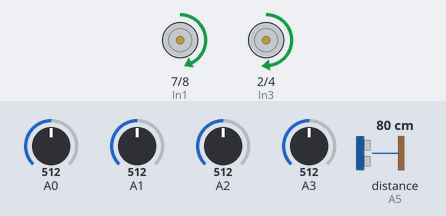
A sketch run on a simulated Arduino Uno, built with avr-gcc and run on an emulated ATmega328P. Shown: motor-driver pin pairs drawn as motors (green arrow = first pin HIGH = forward, orange = second pin HIGH = backward, longer = more drive, scaled by the enable pin). Wiring (inferred from the names in the program): ultrasonic range finder: trigger A4; echo A5. The test bench sets the inputs (shaded band); at power-on: A3 = 512, A0 = 512, A1 = 512, A2 = 512, distance to the obstacle (sensor on A5) 80 cm. The echo pulse lasts 58.3 µs per cm; what the sketch prints to the serial monitor is not drawn.

Above: at 11.2 s.
11.3 s: A3 set to 346
12.8 s: A3 set to 314
At 12.98 s:
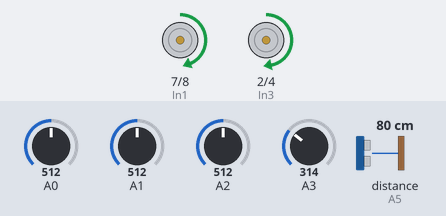
15.8 s: A0 set to 323
At 17.0 s:
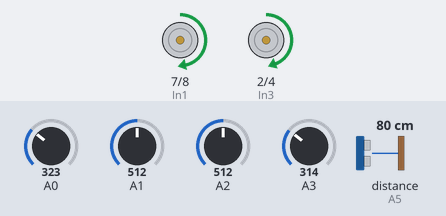
17.4 s: A0 set to 303
At 17.64 s:
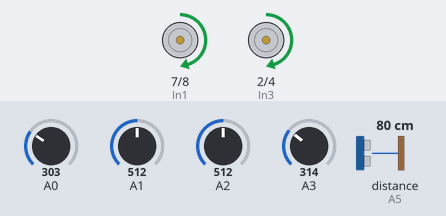
Timing chart, 0 to 20.4 s (numbered marks = the images above; inputs shaded):
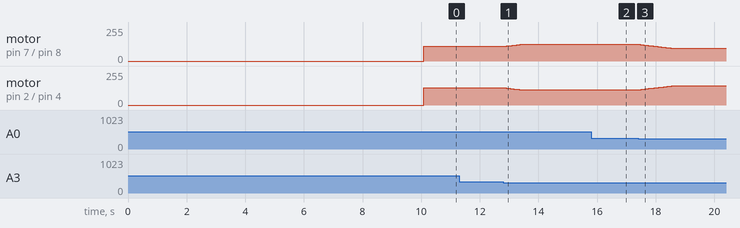

The sketch:

Board_Game_Code.ino
```cpp
#include <SPI.h>         // SPI library
#include <MFRC522.h>     // RFID reader library
#include <QTRSensors.h>  // QTR Sensor Library

QTRSensors qtr;

const uint8_t SensorCount = 4;
uint16_t sensorValues[SensorCount];

//Ultrosonic Sensor
const int trigPin = A4;
const int echoPin = A5;
unsigned long delay_time;
bool timmy = false;

float duration, distance;

//PID
float output;
unsigned long p_time;
bool turn = LOW;
unsigned long prev_time;

//P
bool state_ahead = HIGH;
bool state_back = LOW;
bool state_ahead_2 = HIGH;
bool state_back_2 = LOW;
int target_val = 1500;
int actual_val;
float error;
float p_error;
float p;
float Kp_scale = 0.1;
float m1, m2;
//I
unsigned long dT;
float i;
float Ki_scale = 0.025;
//D
float d;
float Kd_scale = 0.25;

//MPU6050
const int MPU = 0x68;
float GyroZ, accGyroZ, GyroErrorZ;
float elapsedTime_G, currentTime_G, previousTime_G;
unsigned long previousTime_Q;
float yaw, yaw_test;
int c = 0;

//RFID
const int SS_PIN = 10;
const int RST_PIN = 9;
MFRC522 mfrc522(SS_PIN, RST_PIN);
MFRC522::MIFARE_Key key;
int block = 2;
byte blockcontent[16] = { "Last-Minute-Engg" };
byte readbackblock[18];

//Write specific block
int writeBlock(int blockNumber, byte arrayAddress[]) {
  //this makes sure that we only write into data blocks. Every 4th block is a trailer block for the access/security info.
  int largestModulo4Number = blockNumber / 4 * 4;
  int trailerBlock = largestModulo4Number + 3;  //determine trailer block for the sector
  if (blockNumber > 2 && (blockNumber + 1) % 4 == 0) {
    Serial.print(blockNumber);
    Serial.println(" is a trailer block:");
    return 2;
  }
  Serial.print(blockNumber);
  Serial.println(" is a data block:");

  //authentication of the desired block for access
  byte status = mfrc522.PCD_Authenticate(MFRC522::PICC_CMD_MF_AUTH_KEY_A, trailerBlock, &key, &(mfrc522.uid));
  if (status != MFRC522::STATUS_OK) {
    Serial.print("PCD_Authenticate() failed: ");
    Serial.println(mfrc522.GetStatusCodeName(status));
    return 3;  //return "3" as error message
  }

  //writing the block
  status = mfrc522.MIFARE_Write(blockNumber, arrayAddress, 16);
  //status = mfrc522.MIFARE_Write(9, value1Block, 16);
  if (status != MFRC522::STATUS_OK) {
    Serial.print("MIFARE_Write() failed: ");
    Serial.println(mfrc522.GetStatusCodeName(status));
    return 4;  //return "4" as error message
  }
  Serial.println("block was written");
}

//Read specific block
int readBlock(int blockNumber, byte arrayAddress[]) {
  int largestModulo4Number = blockNumber / 4 * 4;
  int trailerBlock = largestModulo4Number + 3;  //determine trailer block for the sector

  //authentication of the desired block for access
  byte status = mfrc522.PCD_Authenticate(MFRC522::PICC_CMD_MF_AUTH_KEY_A, trailerBlock, &key, &(mfrc522.uid));

  if (status != MFRC522::STATUS_OK) {
    Serial.print("PCD_Authenticate() failed (read): ");
    Serial.println(mfrc522.GetStatusCodeName(status));
    return 3;  //return "3" as error message
  }

  //reading a block
  byte buffersize = 18;                                                  //we need to define a variable with the read buffer size, since the MIFARE_Read method below needs a pointer to the variable that contains the size...
  status = mfrc522.MIFARE_Read(blockNumber, arrayAddress, &buffersize);  //&buffersize is a pointer to the buffersize variable; MIFARE_Read requires a pointer instead of just a number
  if (status != MFRC522::STATUS_OK) {
    Serial.print("MIFARE_read() failed: ");
    Serial.println(mfrc522.GetStatusCodeName(status));
    return 4;  //return "4" as error message
  }
  Serial.println("block was read");
}

//Left Motor
const int In1 = 7;
const int In2 = 8;
const int EnA = 6;

//Right Motor
const int In3 = 2;
const int In4 = 4;
const int EnB = 5;

unsigned long motor_delay;
unsigned long pm_time;

int delay_motor;


void setup() {
  Serial.begin(9600);

  pinMode(trigPin, OUTPUT);
  pinMode(echoPin, INPUT);

  SPI.begin();
  mfrc522.PCD_Init();
  for (byte i = 0; i < 6; i++) {
    key.keyByte[i] = 0xFF;
  }

  qtr.setTypeAnalog();
  qtr.setSensorPins((const uint8_t[]){ A0, A1, A2, A3 }, SensorCount);

  for (uint16_t i = 0; i < 400; i++) {
    qtr.calibrate();
  }

  //Motor Left
  pinMode(In1, OUTPUT);
  pinMode(In2, OUTPUT);
  pinMode(EnA, OUTPUT);

  //Motor Right
  pinMode(In3, OUTPUT);
  pinMode(In4, OUTPUT);
  pinMode(EnB, OUTPUT);
}

void loop() {
  analogArray();
  motor();
  distance_timmy();

  if (distance < 30){
    timmy = true;
    if (millis() - pm_time > 10) {
      pm_time = millis();
      analogWrite(EnA, 100);
      analogWrite(EnB, 100);

      digitalWrite(In1, state_ahead);
      digitalWrite(In2, state_back);
      digitalWrite(In3, state_ahead_2);
      digitalWrite(In4, state_back_2);
    }

    if (millis() - pm_time > 20) {
      pm_time = millis();
      digitalWrite(In1, LOW);
      digitalWrite(In2, LOW);
      digitalWrite(In3, LOW);
      digitalWrite(In4, LOW);
    }
  }
  if (timmy == false){
    PID();
  }
  // Look for new cards
  if (!mfrc522.PICC_IsNewCardPresent()) {
    return;
  }
  // Select one of the cards
  if (!mfrc522.PICC_ReadCardSerial()) {
    return;
  }
  Serial.println("card selected");

  //the blockcontent array is written into the card block
  writeBlock(block, blockcontent);

  //read the block back
  readBlock(block, readbackblock);

  //print the block contents
  Serial.print("read block: ");
  for (int j = 0; j < 16; j++) {
    Serial.write(readbackblock[j]);
  }
  Serial.println("");
}

void distance_timmy() {
  if(millis() - delay_time > 100){
    digitalWrite(trigPin, LOW);
    delayMicroseconds(2);
    digitalWrite(trigPin, HIGH);
    delayMicroseconds(10);
    digitalWrite(trigPin, LOW);

    duration = pulseIn(echoPin, HIGH);
    distance = (duration*.0343)/2;
    Serial.print("Distance: ");
    Serial.println(distance);
    delay_time = millis();
  }
}

void analogArray() {
  // line position
  uint16_t position = qtr.readLineBlack(sensorValues);
  actual_val = position;
}

void PID() {
  p_error = error;

  error = target_val - actual_val;
  error = map(error, -1500, 1500, -10, 10);
  dT = millis() - prev_time;
  p = Kp_scale * error;
  i = Ki_scale * (error * dT) + i;
  i = constrain(i, -15, 15);
  d = Kd_scale * ((error - p_error) / (dT));

  output = p + i + d;

  if(error < -4){
    m1 = 110;
    state_ahead = LOW;
    state_back = HIGH;
    m2 = 110;
  }
  else if(error > 4){
    m1 = 110;
    m2 = 110;
    state_ahead_2 = LOW;
    state_back_2 = HIGH;
  }
  else{
    m1 = 110 + output;
    m2 = 130 - output;
    state_ahead = HIGH;
    state_back = LOW;
    state_ahead_2 = HIGH;
    state_back_2 = LOW;
  }
  prev_time = millis();
}

void motor() {
  if (millis() - pm_time > 10) {
    pm_time = millis();
    analogWrite(EnA, m1);
    analogWrite(EnB, m2);

    digitalWrite(In1, state_ahead);
    digitalWrite(In2, state_back);
    digitalWrite(In3, state_ahead_2);
    digitalWrite(In4, state_back_2);
  }

  if (millis() - pm_time > 20) {
    pm_time = millis();
    digitalWrite(In1, LOW);
    digitalWrite(In2, LOW);
    digitalWrite(In3, LOW);
    digitalWrite(In4, LOW);
  }
}
```

Measured:
- after the input at 11.3 s, every drawn part: stays the same
- after the input at 12.8 s, motor on pin 7 (In1) / pin 8 (In2): moves from forward 110/255 to forward 125/255 over 0.57 s, starting after 0.07 s; motor on pin 2 (In3) / pin 4 (In4): moves from forward 130/255 to forward 114/255 over 0.60 s, starting at once
- after the input at 15.8 s, motor on pin 7 (In1) / pin 8 (In2): forward 125/255 → forward 124/255 after 0.06 s, → forward 125/255 0.03 s later; motor on pin 2 (In3) / pin 4 (In4): forward 114/255 → forward 115/255 after 0.06 s
- after the input at 17.4 s, motor on pin 7 (In1) / pin 8 (In2): moves from forward 125/255 to forward 94/255 over 1.2 s, starting at once; motor on pin 2 (In3) / pin 4 (In4): moves from forward 115/255 to forward 145/255 over 1.2 s, starting after 0.07 s
